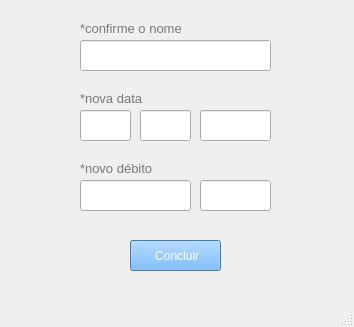
<?xml version="1.0" encoding="UTF-8"?>
<ui version="4.0">
 <class>MainWindow</class>
 <widget class="QMainWindow" name="MainWindow">
  <property name="geometry">
   <rect>
    <x>0</x>
    <y>0</y>
    <width>354</width>
    <height>327</height>
   </rect>
  </property>
  <property name="windowTitle">
   <string>MainWindow</string>
  </property>
  <widget class="QWidget" name="centralwidget">
   <widget class="QLineEdit" name="novonome">
    <property name="geometry">
     <rect>
      <x>80</x>
      <y>40</y>
      <width>191</width>
      <height>31</height>
     </rect>
    </property>
    <property name="font">
     <font>
      <pointsize>10</pointsize>
     </font>
    </property>
    <property name="styleSheet">
     <string notr="true">color: rgb(81, 81, 81);</string>
    </property>
    <property name="text">
     <string/>
    </property>
   </widget>
   <widget class="QLineEdit" name="novovalorreal">
    <property name="geometry">
     <rect>
      <x>80</x>
      <y>180</y>
      <width>111</width>
      <height>31</height>
     </rect>
    </property>
    <property name="font">
     <font>
      <pointsize>10</pointsize>
     </font>
    </property>
    <property name="styleSheet">
     <string notr="true">color: rgb(81, 81, 81);</string>
    </property>
   </widget>
   <widget class="QLabel" name="label">
    <property name="geometry">
     <rect>
      <x>80</x>
      <y>20</y>
      <width>111</width>
      <height>16</height>
     </rect>
    </property>
    <property name="font">
     <font>
      <pointsize>10</pointsize>
     </font>
    </property>
    <property name="styleSheet">
     <string notr="true">color: rgb(120, 120, 120);</string>
    </property>
    <property name="text">
     <string>*confirme o nome</string>
    </property>
   </widget>
   <widget class="QPushButton" name="pushButton">
    <property name="geometry">
     <rect>
      <x>130</x>
      <y>240</y>
      <width>91</width>
      <height>31</height>
     </rect>
    </property>
    <property name="styleSheet">
     <string notr="true">color: rgb(255, 255, 255);
background-color: rgb(85, 170, 255);</string>
    </property>
    <property name="text">
     <string> Concluir</string>
    </property>
    <property name="icon">
     <iconset>
      <normaloff>Imagens/Editar.png</normaloff>Imagens/Editar.png</iconset>
    </property>
    <property name="iconSize">
     <size>
      <width>17</width>
      <height>17</height>
     </size>
    </property>
   </widget>
   <widget class="QLineEdit" name="datadia">
    <property name="geometry">
     <rect>
      <x>80</x>
      <y>110</y>
      <width>51</width>
      <height>31</height>
     </rect>
    </property>
    <property name="font">
     <font>
      <pointsize>10</pointsize>
     </font>
    </property>
    <property name="styleSheet">
     <string notr="true">color: rgb(81, 81, 81);</string>
    </property>
    <property name="text">
     <string/>
    </property>
   </widget>
   <widget class="QLineEdit" name="datames">
    <property name="geometry">
     <rect>
      <x>140</x>
      <y>110</y>
      <width>51</width>
      <height>31</height>
     </rect>
    </property>
    <property name="font">
     <font>
      <pointsize>10</pointsize>
     </font>
    </property>
    <property name="styleSheet">
     <string notr="true">color: rgb(81, 81, 81);</string>
    </property>
   </widget>
   <widget class="QLineEdit" name="dataano">
    <property name="geometry">
     <rect>
      <x>200</x>
      <y>110</y>
      <width>71</width>
      <height>31</height>
     </rect>
    </property>
    <property name="font">
     <font>
      <pointsize>10</pointsize>
     </font>
    </property>
    <property name="styleSheet">
     <string notr="true">color: rgb(81, 81, 81);</string>
    </property>
   </widget>
   <widget class="QLineEdit" name="novovalorcentavo">
    <property name="geometry">
     <rect>
      <x>200</x>
      <y>180</y>
      <width>71</width>
      <height>31</height>
     </rect>
    </property>
    <property name="font">
     <font>
      <pointsize>10</pointsize>
     </font>
    </property>
    <property name="styleSheet">
     <string notr="true">color: rgb(81, 81, 81);
color: rgb(81, 81, 81);</string>
    </property>
   </widget>
   <widget class="QLabel" name="label_4">
    <property name="geometry">
     <rect>
      <x>80</x>
      <y>90</y>
      <width>111</width>
      <height>16</height>
     </rect>
    </property>
    <property name="font">
     <font>
      <pointsize>10</pointsize>
     </font>
    </property>
    <property name="styleSheet">
     <string notr="true">color: rgb(120, 120, 120);</string>
    </property>
    <property name="text">
     <string>*nova data</string>
    </property>
   </widget>
   <widget class="QLabel" name="label_5">
    <property name="geometry">
     <rect>
      <x>80</x>
      <y>160</y>
      <width>111</width>
      <height>16</height>
     </rect>
    </property>
    <property name="font">
     <font>
      <pointsize>10</pointsize>
     </font>
    </property>
    <property name="styleSheet">
     <string notr="true">color: rgb(120, 120, 120);</string>
    </property>
    <property name="text">
     <string>*novo débito</string>
    </property>
   </widget>
  </widget>
  <widget class="QMenuBar" name="menubar">
   <property name="geometry">
    <rect>
     <x>0</x>
     <y>0</y>
     <width>354</width>
     <height>21</height>
    </rect>
   </property>
  </widget>
  <widget class="QStatusBar" name="statusbar"/>
 </widget>
 <resources/>
 <connections/>
</ui>
